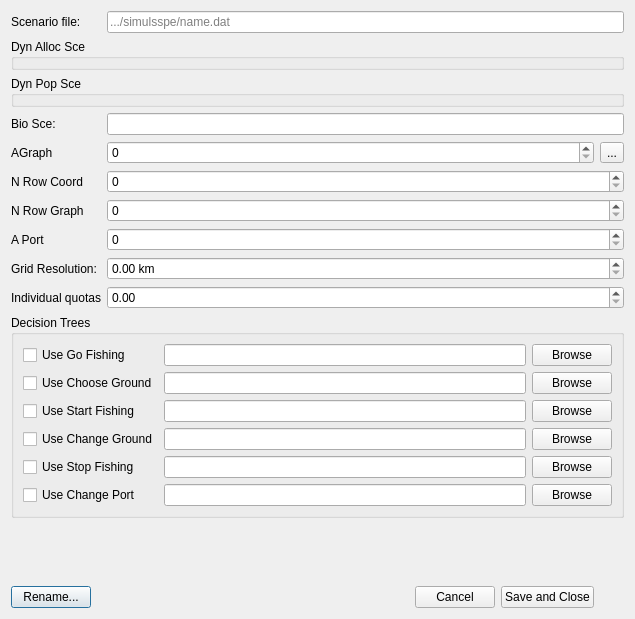
<?xml version="1.0" encoding="UTF-8"?>
<ui version="4.0">
 <class>ScenarioDialog</class>
 <widget class="QDialog" name="ScenarioDialog">
  <property name="geometry">
   <rect>
    <x>0</x>
    <y>0</y>
    <width>635</width>
    <height>619</height>
   </rect>
  </property>
  <property name="windowTitle">
   <string>Scenario</string>
  </property>
  <layout class="QGridLayout" name="gridLayout" columnstretch="0,1,0">
   <item row="8" column="1" colspan="2">
    <widget class="QDoubleSpinBox" name="gridres">
     <property name="suffix">
      <string> km</string>
     </property>
     <property name="maximum">
      <double>10000.000000000000000</double>
     </property>
     <property name="singleStep">
      <double>0.500000000000000</double>
     </property>
    </widget>
   </item>
   <item row="3" column="1" colspan="2">
    <widget class="QLineEdit" name="biol_sce"/>
   </item>
   <item row="7" column="1" colspan="2">
    <widget class="QSpinBox" name="aport">
     <property name="maximum">
      <number>100000</number>
     </property>
    </widget>
   </item>
   <item row="2" column="0" colspan="3">
    <widget class="QGroupBox" name="group_dyn_pop_sce">
     <property name="title">
      <string>Dyn Pop Sce</string>
     </property>
    </widget>
   </item>
   <item row="7" column="0">
    <widget class="QLabel" name="label_6">
     <property name="text">
      <string>A Port</string>
     </property>
    </widget>
   </item>
   <item row="0" column="0">
    <widget class="QLabel" name="label">
     <property name="text">
      <string>Scenario file:</string>
     </property>
    </widget>
   </item>
   <item row="5" column="0">
    <widget class="QLabel" name="label_8">
     <property name="text">
      <string>N Row Coord</string>
     </property>
    </widget>
   </item>
   <item row="6" column="0">
    <widget class="QLabel" name="label_5">
     <property name="text">
      <string>N Row Graph</string>
     </property>
    </widget>
   </item>
   <item row="3" column="0">
    <widget class="QLabel" name="label_3">
     <property name="text">
      <string>Bio Sce:</string>
     </property>
    </widget>
   </item>
   <item row="9" column="0">
    <widget class="QLabel" name="label_2">
     <property name="text">
      <string>Individual quotas</string>
     </property>
    </widget>
   </item>
   <item row="13" column="0" colspan="2">
    <layout class="QHBoxLayout" name="horizontalLayout">
     <item>
      <widget class="QPushButton" name="rename">
       <property name="text">
        <string>Rename...</string>
       </property>
      </widget>
     </item>
     <item>
      <spacer name="horizontalSpacer">
       <property name="orientation">
        <enum>Qt::Horizontal</enum>
       </property>
       <property name="sizeHint" stdset="0">
        <size>
         <width>40</width>
         <height>20</height>
        </size>
       </property>
      </spacer>
     </item>
     <item>
      <widget class="QPushButton" name="cancel">
       <property name="text">
        <string>Cancel</string>
       </property>
      </widget>
     </item>
     <item>
      <widget class="QPushButton" name="apply">
       <property name="text">
        <string>Save and Close</string>
       </property>
      </widget>
     </item>
    </layout>
   </item>
   <item row="1" column="0" colspan="3">
    <widget class="QGroupBox" name="group_dyn_alloc_sce">
     <property name="title">
      <string>Dyn Alloc Sce</string>
     </property>
    </widget>
   </item>
   <item row="10" column="0" colspan="3">
    <widget class="QGroupBox" name="groupBox">
     <property name="title">
      <string>Decision Trees</string>
     </property>
     <layout class="QGridLayout" name="gridLayout_2">
      <item row="0" column="0">
       <widget class="QCheckBox" name="dt_enable_go_fishing">
        <property name="text">
         <string>Use Go Fishing</string>
        </property>
       </widget>
      </item>
      <item row="4" column="0">
       <widget class="QCheckBox" name="dt_enable_stop_fishing">
        <property name="text">
         <string>Use Stop Fishing</string>
        </property>
       </widget>
      </item>
      <item row="2" column="0">
       <widget class="QCheckBox" name="dt_enable_start_fishing">
        <property name="text">
         <string>Use Start Fishing</string>
        </property>
       </widget>
      </item>
      <item row="0" column="1">
       <widget class="QLineEdit" name="dt_go_fishing"/>
      </item>
      <item row="1" column="0">
       <widget class="QCheckBox" name="dt_enable_choose_ground">
        <property name="text">
         <string>Use Choose Ground</string>
        </property>
       </widget>
      </item>
      <item row="0" column="2">
       <widget class="QPushButton" name="dt_browse_go_fishing">
        <property name="text">
         <string>Browse</string>
        </property>
       </widget>
      </item>
      <item row="3" column="0">
       <widget class="QCheckBox" name="dt_enable_change_ground">
        <property name="text">
         <string>Use Change Ground</string>
        </property>
       </widget>
      </item>
      <item row="5" column="0">
       <widget class="QCheckBox" name="dt_enable_change_port">
        <property name="text">
         <string>Use Change Port</string>
        </property>
       </widget>
      </item>
      <item row="1" column="1">
       <widget class="QLineEdit" name="dt_choose_ground"/>
      </item>
      <item row="2" column="1">
       <widget class="QLineEdit" name="dt_start_fishing"/>
      </item>
      <item row="3" column="1">
       <widget class="QLineEdit" name="dt_change_ground"/>
      </item>
      <item row="4" column="1">
       <widget class="QLineEdit" name="dt_stop_fishing"/>
      </item>
      <item row="5" column="1">
       <widget class="QLineEdit" name="dt_change_port"/>
      </item>
      <item row="1" column="2">
       <widget class="QPushButton" name="dt_browse_choose_ground">
        <property name="text">
         <string>Browse</string>
        </property>
       </widget>
      </item>
      <item row="2" column="2">
       <widget class="QPushButton" name="dt_browse_start_fishing">
        <property name="text">
         <string>Browse</string>
        </property>
       </widget>
      </item>
      <item row="3" column="2">
       <widget class="QPushButton" name="dt_browse_change_ground">
        <property name="text">
         <string>Browse</string>
        </property>
       </widget>
      </item>
      <item row="4" column="2">
       <widget class="QPushButton" name="dt_browse_stop_fishing">
        <property name="text">
         <string>Browse</string>
        </property>
       </widget>
      </item>
      <item row="5" column="2">
       <widget class="QPushButton" name="dt_browse_change_port">
        <property name="text">
         <string>Browse</string>
        </property>
       </widget>
      </item>
     </layout>
    </widget>
   </item>
   <item row="8" column="0">
    <widget class="QLabel" name="label_7">
     <property name="text">
      <string>Grid Resolution:</string>
     </property>
    </widget>
   </item>
   <item row="4" column="2">
    <widget class="QToolButton" name="graphBrowse">
     <property name="text">
      <string>...</string>
     </property>
    </widget>
   </item>
   <item row="5" column="1" colspan="2">
    <widget class="QSpinBox" name="nrowcoord">
     <property name="maximum">
      <number>1000000</number>
     </property>
    </widget>
   </item>
   <item row="4" column="0">
    <widget class="QLabel" name="label_4">
     <property name="text">
      <string>AGraph</string>
     </property>
    </widget>
   </item>
   <item row="0" column="1" colspan="2">
    <widget class="QLineEdit" name="scenarioPath">
     <property name="placeholderText">
      <string>.../simulsspe/name.dat</string>
     </property>
    </widget>
   </item>
   <item row="6" column="1" colspan="2">
    <widget class="QSpinBox" name="nrowgraph">
     <property name="maximum">
      <number>1000000</number>
     </property>
    </widget>
   </item>
   <item row="4" column="1">
    <widget class="QSpinBox" name="agraph">
     <property name="maximum">
      <number>100000</number>
     </property>
    </widget>
   </item>
   <item row="12" column="1">
    <spacer name="verticalSpacer">
     <property name="orientation">
      <enum>Qt::Vertical</enum>
     </property>
     <property name="sizeHint" stdset="0">
      <size>
       <width>20</width>
       <height>40</height>
      </size>
     </property>
    </spacer>
   </item>
   <item row="9" column="1" colspan="2">
    <widget class="QDoubleSpinBox" name="isvesselquotas"/>
   </item>
  </layout>
 </widget>
 <tabstops>
  <tabstop>biol_sce</tabstop>
  <tabstop>nrowcoord</tabstop>
  <tabstop>nrowgraph</tabstop>
  <tabstop>aport</tabstop>
  <tabstop>gridres</tabstop>
 </tabstops>
 <resources/>
 <connections>
  <connection>
   <sender>cancel</sender>
   <signal>clicked()</signal>
   <receiver>ScenarioDialog</receiver>
   <slot>reject()</slot>
   <hints>
    <hint type="sourcelabel">
     <x>485</x>
     <y>550</y>
    </hint>
    <hint type="destinationlabel">
     <x>130</x>
     <y>318</y>
    </hint>
   </hints>
  </connection>
 </connections>
</ui>
